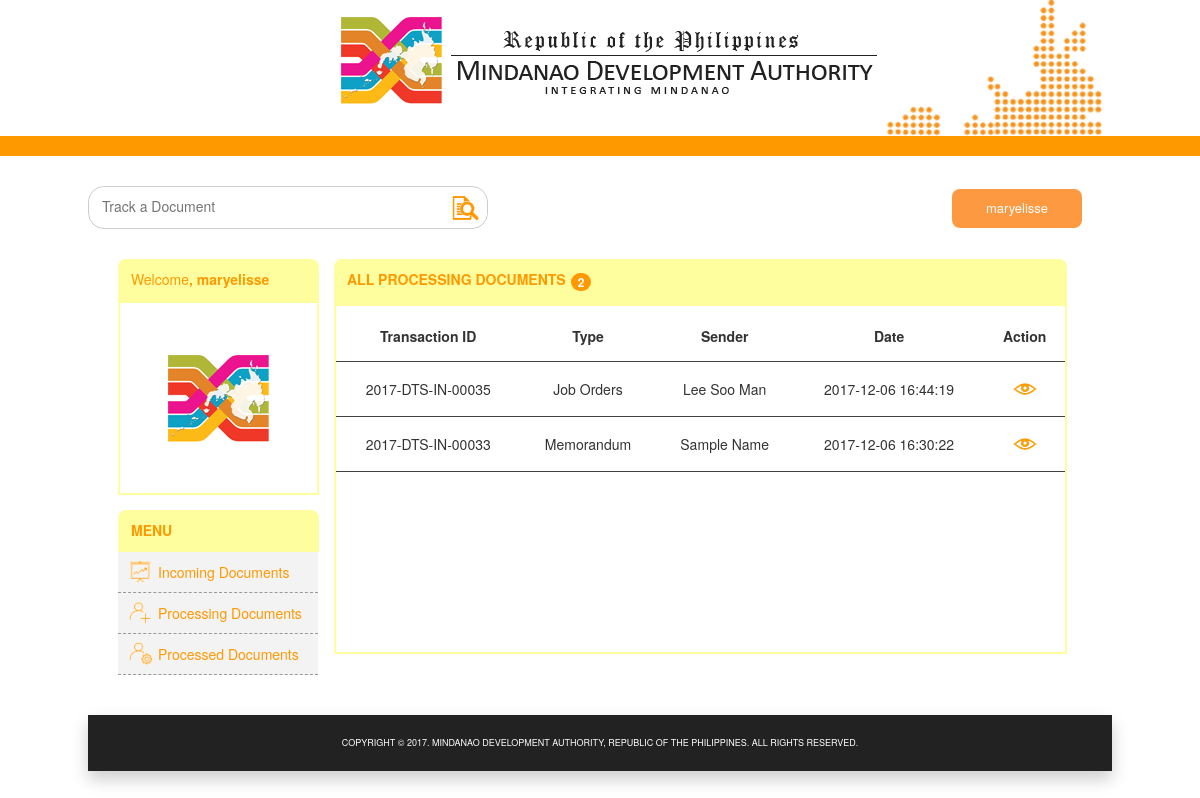
The app's page /user/processingdocu.php (signed in), older data.
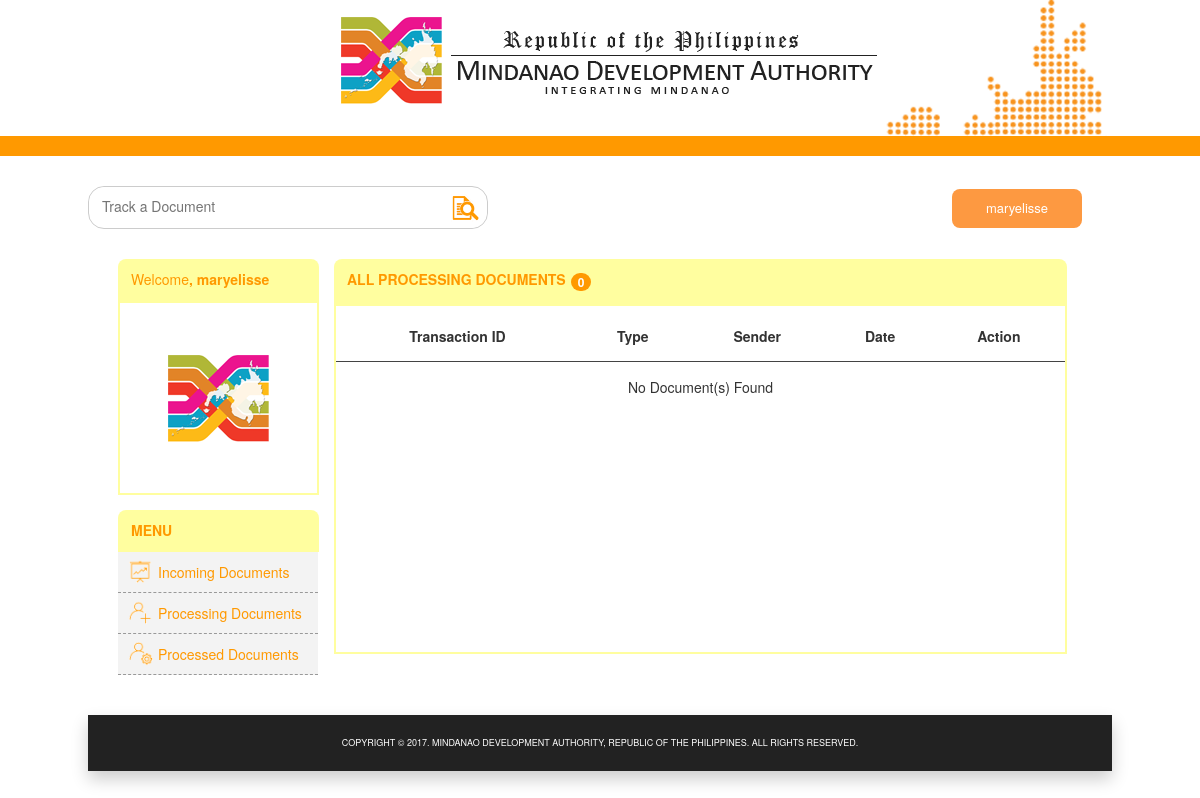
The same page, newer data.
### tables this page shows
CREATE TABLE `recipient` (
  `reciTable_id` int(11) NOT NULL,
  `docu_id` int(11) NOT NULL,
  `reci_id` int(11) NOT NULL,
  `status` int(11) NOT NULL
);

CREATE TABLE `document` (
  `docu_id` int(11) NOT NULL,
  `docu_code` varchar(50) NOT NULL,
  `docu_type` varchar(50) NOT NULL,
  `deadline` varchar(50) NOT NULL,
  `deli_type` varchar(50) NOT NULL,
  `sender_name` varchar(50) NOT NULL,
  `sender_address` varchar(50) NOT NULL,
  `recipient` varchar(50) NOT NULL,
  `reci_id` int(11) NOT NULL,
  `details` varchar(50) NOT NULL,
  `status` int(11) NOT NULL,
  `dateAdded` timestamp NOT NULL DEFAULT CURRENT_TIMESTAMP
);

### user/processingdocu.php (the view, shortened to what this page needs)
<!DOCTYPE html>
<head>
	<link rel="stylesheet" type="text/css" href="../css/styles.css" />
	<link rel="stylesheet" href="../css/bootstrap.min.css">
</head>
<body>
	<header>
		<div class="minda-header">
		<img src="../img/minda-header.png" alt="minda-header" class="minda-banner" >
		<img src="../img/minda-img.png" alt="mindanao" class="minda-logo">
	</div>
	<div class="bar-line"></div>
	</header>
	<div class="wrapper">
		<div class="search-menu">
      <form action="../results.php" method="GET">
        <div class="search-div">
            <input type="text" name="search_query"  placeholder="Track a Document"/>
            <span><button type="submit" class="btnSearch"><img src="../img/search-icon.png"></button></span>
        </div>
      </form>
      <div class="dropdown">
        <button onclick="dropFunc()" class="dropbtn"><?php echo $_SESSION['username']; ?></button>
      </div>
    </div>
    <div class="contents">
      <table>
        <tr>
          <td class="user-menu" valign="top">
            <h3 class="user-pic-label"><span>Welcome</span>, <?php echo $_SESSION['username']; ?></h3>
          		<img src="../img/minda-logo.png" alt="user-profile-pic">
          </td>
          <td class="am-display" rowspan="2" valign="top">
						<?php
					require_once '../include/config.php';
						$user_session = $_SESSION['username'];
						$sql = "SELECT id FROM users WHERE username='$user_session'";
						if($stmt = mysqli_prepare($link, $sql)){
							if(mysqli_stmt_execute($stmt)){
									$result = mysqli_stmt_get_result($stmt);
										if(mysqli_num_rows($result) == 1){
												$row = mysqli_fetch_array($result, MYSQLI_ASSOC);
												$id = $row['id'];
										}
							}
						}
						$sql = "SELECT count(docu_id) AS docuCount FROM recipient WHERE reci_id=$id AND status=3";
						if($stmt = mysqli_prepare($link, $sql)){
							if(mysqli_stmt_execute($stmt)){
									$result = mysqli_stmt_get_result($stmt);
										if(mysqli_num_rows($result) == 1){
												$row = mysqli_fetch_array($result, MYSQLI_ASSOC);
												$docuCount = $row['docuCount'];
										}
							}
						}
						 ?>
            <h3 class="nav-header">all processing documents<span class="badge badge-light"><?php echo $docuCount; ?></span></h3>
              <div class="menu-display" style="height: 350px">
								<table class="user-list" style="width: 100%">
									<tr class="user-header">
										<th>Transaction ID</th>
										<th>Type</th>
										<th>Sender</th>
										<th>Date</th>
										<th>Action</th>
									</tr>
									<?php
									$sql = "SELECT * from document LEFT JOIN recipient ON document.docu_id=recipient.docu_id WHERE recipient.status=3 AND recipient.reci_id=$id ORDER BY document.docu_id DESC";
									if($result = mysqli_query($link, $sql)){
											if(mysqli_num_rows($result) > 0) {
													while($row = mysqli_fetch_array($result)){
																	echo "<tr class='user-data'>";
																	echo "<td>" . $row['docu_code'] . "</td>";
																	echo "<td>" . $row['docu_type'] . "</td>";
																	echo "<td>". $row['sender_name'] . "</td>";
																	echo "<td>". $row['dateAdded'] ."</td>";
																	echo "<td class='action-icons'>
																			<a href='viewdocu.php?docu_id=". $row['docu_id'] ."&from=2'><img src='../img/view-icon.png' title='View'></a>
																			</td>";
																echo "</tr>";
															}
													} else {
														?>
														<tr>
															<td colspan="7">No Document(s) Found</td>
														</tr>
														<?php
														}
										} else{
												echo "ERROR: Could not able to execute $sql. " . mysqli_error($link);
											}
										?>
								</table>
              </div>
            </td>
          </tr>
					<td class="admin-menu" valign="top">
						<div class="user-menus">
						<h3 class="nav-header">menu</h3>
						<ul>
							<li><a href="incomingdocu.php?"><img src="../img/dashboard-icon.png" alt="dashboard-icon"><p>incoming documents</p></a></li>
							<li><a href="processingdocu.php"><img src="../img/create-user-icon.png" alt="crate-user-icon"><p>processing documents</p></a></li>
							<li><a href="processeddocu.php"><img src="../img/user-setting-icon.png" alt="user-setting-icon"><p>processed documents</p></a></li>
						</ul>
					</div>
					</td>
        </table>
      </div>
    </div>
        <footer class="footer">
            <center><p class="copyright">COPYRIGHT © 2017. MINDANAO DEVELOPMENT AUTHORITY, REPUBLIC OF THE PHILIPPINES. ALL RIGHTS RESERVED.</p></center>
        </footer>
    </body>
  </html>

Row changes from the older to the newer data that the page shows:
no longer on this page (row edited): recipient: docu.docu_code "2017-DTS-IN-00035", docu.docu_type "Job Orders", docu.sender_name "Lee Soo Man", docu.dateAdded "2017-12-06 16:44:19"
no longer on this page (row edited): recipient: docu.docu_code "2017-DTS-IN-00033", docu.docu_type "Memorandum", docu.sender_name "Sample Name", docu.dateAdded "2017-12-06 16:30:22"
Text that changed along with them:
$docuCount: "2" → "0"
text now shown: "No Document(s) Found"
